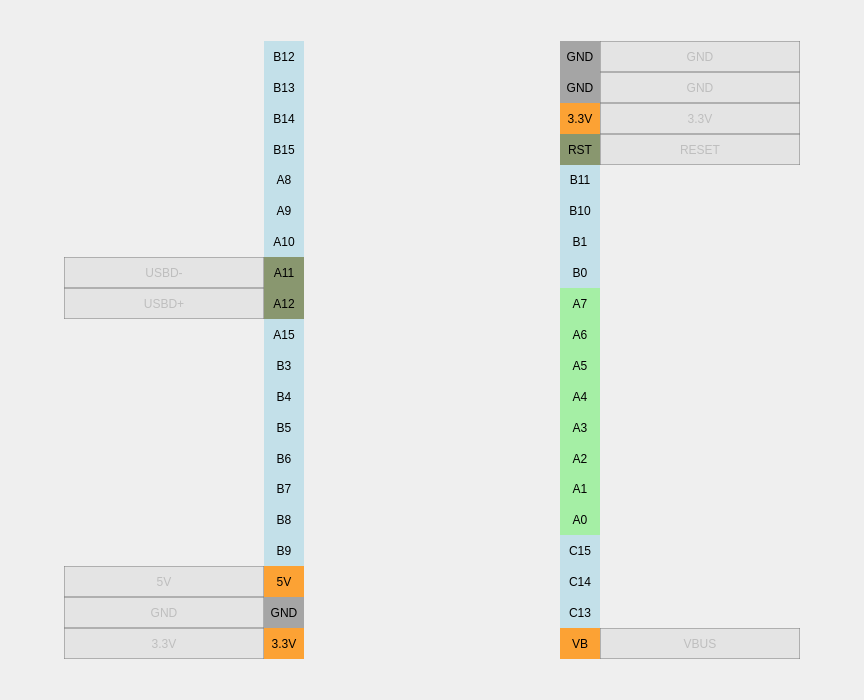
<?xml version="1.0" encoding="UTF-8"?>
<ui version="4.0">
 <class>PinsController</class>
 <widget class="QWidget" name="PinsController">
  <property name="geometry">
   <rect>
    <x>0</x>
    <y>0</y>
    <width>864</width>
    <height>700</height>
   </rect>
  </property>
  <layout class="QGridLayout" name="gridLayout" rowstretch="1,15,1" columnstretch="4,15,16,15,4">
   <property name="leftMargin">
    <number>0</number>
   </property>
   <property name="topMargin">
    <number>0</number>
   </property>
   <property name="rightMargin">
    <number>0</number>
   </property>
   <property name="bottomMargin">
    <number>0</number>
   </property>
   <property name="spacing">
    <number>0</number>
   </property>
   <item row="0" column="2">
    <spacer name="verticalSpacer_2">
     <property name="orientation">
      <enum>Qt::Orientation::Vertical</enum>
     </property>
     <property name="sizeHint" stdset="0">
      <size>
       <width>20</width>
       <height>40</height>
      </size>
     </property>
    </spacer>
   </item>
   <item row="1" column="1">
    <layout class="QGridLayout" name="layoutG_pinsLeft" columnstretch="5,1">
     <property name="leftMargin">
      <number>0</number>
     </property>
     <property name="rightMargin">
      <number>0</number>
     </property>
     <property name="spacing">
      <number>0</number>
     </property>
     <item row="3" column="1">
      <widget class="QLabel" name="text_B15">
       <property name="styleSheet">
        <string notr="true">background-color: rgba(173, 216, 230, 170);
color: rgb(0, 0, 0);</string>
       </property>
       <property name="text">
        <string notr="true">B15</string>
       </property>
       <property name="alignment">
        <set>Qt::AlignmentFlag::AlignCenter</set>
       </property>
       <property name="textInteractionFlags">
        <set>Qt::TextInteractionFlag::NoTextInteraction</set>
       </property>
      </widget>
     </item>
     <item row="4" column="1">
      <widget class="QLabel" name="text_A8">
       <property name="styleSheet">
        <string notr="true">background-color: rgba(173, 216, 230, 170);
color: rgb(0, 0, 0);</string>
       </property>
       <property name="text">
        <string notr="true">A8</string>
       </property>
       <property name="alignment">
        <set>Qt::AlignmentFlag::AlignCenter</set>
       </property>
       <property name="textInteractionFlags">
        <set>Qt::TextInteractionFlag::NoTextInteraction</set>
       </property>
      </widget>
     </item>
     <item row="10" column="1">
      <widget class="QLabel" name="text_B3">
       <property name="styleSheet">
        <string notr="true">background-color: rgba(173, 216, 230, 170);
color: rgb(0, 0, 0);</string>
       </property>
       <property name="text">
        <string notr="true">B3</string>
       </property>
       <property name="alignment">
        <set>Qt::AlignmentFlag::AlignCenter</set>
       </property>
       <property name="textInteractionFlags">
        <set>Qt::TextInteractionFlag::NoTextInteraction</set>
       </property>
      </widget>
     </item>
     <item row="5" column="1">
      <widget class="QLabel" name="text_A9">
       <property name="styleSheet">
        <string notr="true">background-color: rgba(173, 216, 230, 170);
color: rgb(0, 0, 0);</string>
       </property>
       <property name="text">
        <string notr="true">A9</string>
       </property>
       <property name="alignment">
        <set>Qt::AlignmentFlag::AlignCenter</set>
       </property>
       <property name="textInteractionFlags">
        <set>Qt::TextInteractionFlag::NoTextInteraction</set>
       </property>
      </widget>
     </item>
     <item row="13" column="1">
      <widget class="QLabel" name="text_B6">
       <property name="styleSheet">
        <string notr="true">background-color: rgba(173, 216, 230, 170);
color: rgb(0, 0, 0);</string>
       </property>
       <property name="text">
        <string notr="true">B6</string>
       </property>
       <property name="alignment">
        <set>Qt::AlignmentFlag::AlignCenter</set>
       </property>
       <property name="textInteractionFlags">
        <set>Qt::TextInteractionFlag::NoTextInteraction</set>
       </property>
      </widget>
     </item>
     <item row="14" column="1">
      <widget class="QLabel" name="text_B7">
       <property name="styleSheet">
        <string notr="true">background-color: rgba(173, 216, 230, 170);
color: rgb(0, 0, 0);</string>
       </property>
       <property name="text">
        <string notr="true">B7</string>
       </property>
       <property name="alignment">
        <set>Qt::AlignmentFlag::AlignCenter</set>
       </property>
       <property name="textInteractionFlags">
        <set>Qt::TextInteractionFlag::NoTextInteraction</set>
       </property>
      </widget>
     </item>
     <item row="19" column="1">
      <widget class="QLabel" name="text_33V_2">
       <property name="styleSheet">
        <string notr="true">background-color: rgba(255, 140, 0, 200);
color: rgb(0, 0, 0);</string>
       </property>
       <property name="text">
        <string notr="true">3.3V</string>
       </property>
       <property name="alignment">
        <set>Qt::AlignmentFlag::AlignCenter</set>
       </property>
       <property name="textInteractionFlags">
        <set>Qt::TextInteractionFlag::NoTextInteraction</set>
       </property>
      </widget>
     </item>
     <item row="2" column="1">
      <widget class="QLabel" name="text_B14">
       <property name="styleSheet">
        <string notr="true">background-color: rgba(173, 216, 230, 170);
color: rgb(0, 0, 0);</string>
       </property>
       <property name="text">
        <string notr="true">B14</string>
       </property>
       <property name="alignment">
        <set>Qt::AlignmentFlag::AlignCenter</set>
       </property>
       <property name="textInteractionFlags">
        <set>Qt::TextInteractionFlag::NoTextInteraction</set>
       </property>
      </widget>
     </item>
     <item row="15" column="1">
      <widget class="QLabel" name="text_B8">
       <property name="styleSheet">
        <string notr="true">background-color: rgba(173, 216, 230, 170);
color: rgb(0, 0, 0);</string>
       </property>
       <property name="text">
        <string notr="true">B8</string>
       </property>
       <property name="alignment">
        <set>Qt::AlignmentFlag::AlignCenter</set>
       </property>
       <property name="textInteractionFlags">
        <set>Qt::TextInteractionFlag::NoTextInteraction</set>
       </property>
      </widget>
     </item>
     <item row="7" column="1">
      <widget class="QLabel" name="text_A11_2">
       <property name="styleSheet">
        <string notr="true">background-color: rgba(85, 107, 47, 170);
color: rgb(0, 0, 0);</string>
       </property>
       <property name="text">
        <string notr="true">A11</string>
       </property>
       <property name="alignment">
        <set>Qt::AlignmentFlag::AlignCenter</set>
       </property>
       <property name="textInteractionFlags">
        <set>Qt::TextInteractionFlag::NoTextInteraction</set>
       </property>
      </widget>
     </item>
     <item row="11" column="1">
      <widget class="QLabel" name="text_B4">
       <property name="styleSheet">
        <string notr="true">background-color: rgba(173, 216, 230, 170);
color: rgb(0, 0, 0);</string>
       </property>
       <property name="text">
        <string notr="true">B4</string>
       </property>
       <property name="alignment">
        <set>Qt::AlignmentFlag::AlignCenter</set>
       </property>
       <property name="textInteractionFlags">
        <set>Qt::TextInteractionFlag::NoTextInteraction</set>
       </property>
      </widget>
     </item>
     <item row="0" column="1">
      <widget class="QLabel" name="text_B12">
       <property name="styleSheet">
        <string notr="true">background-color: rgba(173, 216, 230, 170);
color: rgb(0, 0, 0);</string>
       </property>
       <property name="text">
        <string notr="true">B12</string>
       </property>
       <property name="alignment">
        <set>Qt::AlignmentFlag::AlignCenter</set>
       </property>
       <property name="textInteractionFlags">
        <set>Qt::TextInteractionFlag::NoTextInteraction</set>
       </property>
      </widget>
     </item>
     <item row="12" column="1">
      <widget class="QLabel" name="text_B5">
       <property name="styleSheet">
        <string notr="true">background-color: rgba(173, 216, 230, 170);
color: rgb(0, 0, 0);</string>
       </property>
       <property name="text">
        <string notr="true">B5</string>
       </property>
       <property name="alignment">
        <set>Qt::AlignmentFlag::AlignCenter</set>
       </property>
       <property name="textInteractionFlags">
        <set>Qt::TextInteractionFlag::NoTextInteraction</set>
       </property>
      </widget>
     </item>
     <item row="16" column="1">
      <widget class="QLabel" name="text_B9">
       <property name="styleSheet">
        <string notr="true">background-color: rgba(173, 216, 230, 170);
color: rgb(0, 0, 0);</string>
       </property>
       <property name="text">
        <string notr="true">B9</string>
       </property>
       <property name="alignment">
        <set>Qt::AlignmentFlag::AlignCenter</set>
       </property>
       <property name="textInteractionFlags">
        <set>Qt::TextInteractionFlag::NoTextInteraction</set>
       </property>
      </widget>
     </item>
     <item row="8" column="1">
      <widget class="QLabel" name="text_A12_2">
       <property name="styleSheet">
        <string notr="true">background-color: rgba(85, 107, 47, 170);
color: rgb(0, 0, 0);</string>
       </property>
       <property name="text">
        <string notr="true">A12</string>
       </property>
       <property name="alignment">
        <set>Qt::AlignmentFlag::AlignCenter</set>
       </property>
       <property name="textInteractionFlags">
        <set>Qt::TextInteractionFlag::NoTextInteraction</set>
       </property>
      </widget>
     </item>
     <item row="17" column="1">
      <widget class="QLabel" name="text_5V_2">
       <property name="styleSheet">
        <string notr="true">background-color: rgba(255, 140, 0, 200);
color: rgb(0, 0, 0);</string>
       </property>
       <property name="text">
        <string notr="true">5V</string>
       </property>
       <property name="alignment">
        <set>Qt::AlignmentFlag::AlignCenter</set>
       </property>
       <property name="textInteractionFlags">
        <set>Qt::TextInteractionFlag::NoTextInteraction</set>
       </property>
      </widget>
     </item>
     <item row="9" column="1">
      <widget class="QLabel" name="text_A15">
       <property name="styleSheet">
        <string notr="true">background-color: rgba(173, 216, 230, 170);
color: rgb(0, 0, 0);</string>
       </property>
       <property name="text">
        <string notr="true">A15</string>
       </property>
       <property name="alignment">
        <set>Qt::AlignmentFlag::AlignCenter</set>
       </property>
       <property name="textInteractionFlags">
        <set>Qt::TextInteractionFlag::NoTextInteraction</set>
       </property>
      </widget>
     </item>
     <item row="18" column="1">
      <widget class="QLabel" name="text_GND_2">
       <property name="styleSheet">
        <string notr="true">background-color: rgba(128, 128, 128, 170);
color: rgb(0, 0, 0);</string>
       </property>
       <property name="text">
        <string notr="true">GND</string>
       </property>
       <property name="alignment">
        <set>Qt::AlignmentFlag::AlignCenter</set>
       </property>
       <property name="textInteractionFlags">
        <set>Qt::TextInteractionFlag::NoTextInteraction</set>
       </property>
      </widget>
     </item>
     <item row="1" column="1">
      <widget class="QLabel" name="text_B13">
       <property name="styleSheet">
        <string notr="true">background-color: rgba(173, 216, 230, 170);
color: rgb(0, 0, 0);</string>
       </property>
       <property name="text">
        <string notr="true">B13</string>
       </property>
       <property name="alignment">
        <set>Qt::AlignmentFlag::AlignCenter</set>
       </property>
       <property name="textInteractionFlags">
        <set>Qt::TextInteractionFlag::NoTextInteraction</set>
       </property>
      </widget>
     </item>
     <item row="6" column="1">
      <widget class="QLabel" name="text_A10">
       <property name="styleSheet">
        <string notr="true">background-color: rgba(173, 216, 230, 170);
color: rgb(0, 0, 0);</string>
       </property>
       <property name="text">
        <string notr="true">A10</string>
       </property>
       <property name="alignment">
        <set>Qt::AlignmentFlag::AlignCenter</set>
       </property>
       <property name="textInteractionFlags">
        <set>Qt::TextInteractionFlag::NoTextInteraction</set>
       </property>
      </widget>
     </item>
     <item row="18" column="0">
      <widget class="QLabel" name="label_GND">
       <property name="enabled">
        <bool>false</bool>
       </property>
       <property name="styleSheet">
        <string notr="true">border: 1px solid;
border-color: rgba(124, 124, 124, 130);
background-color: rgba(105, 105, 105, 20);</string>
       </property>
       <property name="frameShape">
        <enum>QFrame::Shape::StyledPanel</enum>
       </property>
       <property name="text">
        <string notr="true">GND</string>
       </property>
       <property name="alignment">
        <set>Qt::AlignmentFlag::AlignCenter</set>
       </property>
      </widget>
     </item>
     <item row="19" column="0">
      <widget class="QLabel" name="label_33V">
       <property name="enabled">
        <bool>false</bool>
       </property>
       <property name="styleSheet">
        <string notr="true">border: 1px solid;
border-color: rgba(124, 124, 124, 130);
background-color: rgba(105, 105, 105, 20);</string>
       </property>
       <property name="frameShape">
        <enum>QFrame::Shape::StyledPanel</enum>
       </property>
       <property name="text">
        <string notr="true">3.3V</string>
       </property>
       <property name="alignment">
        <set>Qt::AlignmentFlag::AlignCenter</set>
       </property>
      </widget>
     </item>
     <item row="17" column="0">
      <widget class="QLabel" name="label_5V">
       <property name="enabled">
        <bool>false</bool>
       </property>
       <property name="styleSheet">
        <string notr="true">border: 1px solid;
border-color: rgba(124, 124, 124, 130);
background-color: rgba(105, 105, 105, 20);</string>
       </property>
       <property name="frameShape">
        <enum>QFrame::Shape::StyledPanel</enum>
       </property>
       <property name="text">
        <string notr="true">5V</string>
       </property>
       <property name="alignment">
        <set>Qt::AlignmentFlag::AlignCenter</set>
       </property>
      </widget>
     </item>
     <item row="7" column="0">
      <widget class="QLabel" name="label_USBDminus">
       <property name="enabled">
        <bool>false</bool>
       </property>
       <property name="styleSheet">
        <string notr="true">border: 1px solid;
border-color: rgba(124, 124, 124, 130);
background-color: rgba(105, 105, 105, 20);</string>
       </property>
       <property name="frameShape">
        <enum>QFrame::Shape::StyledPanel</enum>
       </property>
       <property name="text">
        <string notr="true">USBD-</string>
       </property>
       <property name="alignment">
        <set>Qt::AlignmentFlag::AlignCenter</set>
       </property>
      </widget>
     </item>
     <item row="8" column="0">
      <widget class="QLabel" name="label_USBDplus">
       <property name="enabled">
        <bool>false</bool>
       </property>
       <property name="styleSheet">
        <string notr="true">border: 1px solid;
border-color: rgba(124, 124, 124, 130);
background-color: rgba(105, 105, 105, 20);</string>
       </property>
       <property name="frameShape">
        <enum>QFrame::Shape::StyledPanel</enum>
       </property>
       <property name="text">
        <string notr="true">USBD+</string>
       </property>
       <property name="alignment">
        <set>Qt::AlignmentFlag::AlignCenter</set>
       </property>
      </widget>
     </item>
    </layout>
   </item>
   <item row="1" column="3">
    <layout class="QGridLayout" name="layoutG_pinsRight" columnstretch="1,5">
     <property name="leftMargin">
      <number>0</number>
     </property>
     <property name="spacing">
      <number>0</number>
     </property>
     <item row="15" column="0">
      <widget class="QLabel" name="text_A0">
       <property name="styleSheet">
        <string notr="true">background-color: rgba(144, 238, 144, 200);
color: rgb(0, 0, 0);</string>
       </property>
       <property name="text">
        <string notr="true">A0</string>
       </property>
       <property name="alignment">
        <set>Qt::AlignmentFlag::AlignCenter</set>
       </property>
       <property name="textInteractionFlags">
        <set>Qt::TextInteractionFlag::NoTextInteraction</set>
       </property>
      </widget>
     </item>
     <item row="10" column="0">
      <widget class="QLabel" name="text_A5">
       <property name="styleSheet">
        <string notr="true">background-color: rgba(144, 238, 144, 200);
color: rgb(0, 0, 0);</string>
       </property>
       <property name="text">
        <string notr="true">A5</string>
       </property>
       <property name="alignment">
        <set>Qt::AlignmentFlag::AlignCenter</set>
       </property>
       <property name="textInteractionFlags">
        <set>Qt::TextInteractionFlag::NoTextInteraction</set>
       </property>
      </widget>
     </item>
     <item row="5" column="0">
      <widget class="QLabel" name="text_B10">
       <property name="styleSheet">
        <string notr="true">background-color: rgba(173, 216, 230, 170);
color: rgb(0, 0, 0);</string>
       </property>
       <property name="text">
        <string notr="true">B10</string>
       </property>
       <property name="alignment">
        <set>Qt::AlignmentFlag::AlignCenter</set>
       </property>
       <property name="textInteractionFlags">
        <set>Qt::TextInteractionFlag::NoTextInteraction</set>
       </property>
      </widget>
     </item>
     <item row="18" column="0">
      <widget class="QLabel" name="text_C13">
       <property name="styleSheet">
        <string notr="true">background-color: rgba(173, 216, 230, 170);
color: rgb(0, 0, 0);</string>
       </property>
       <property name="text">
        <string notr="true">C13</string>
       </property>
       <property name="alignment">
        <set>Qt::AlignmentFlag::AlignCenter</set>
       </property>
       <property name="textInteractionFlags">
        <set>Qt::TextInteractionFlag::NoTextInteraction</set>
       </property>
      </widget>
     </item>
     <item row="1" column="0">
      <widget class="QLabel" name="text_GND_3">
       <property name="styleSheet">
        <string notr="true">background-color: rgba(128, 128, 128, 170);
color: rgb(0, 0, 0);</string>
       </property>
       <property name="text">
        <string notr="true">GND</string>
       </property>
       <property name="alignment">
        <set>Qt::AlignmentFlag::AlignCenter</set>
       </property>
       <property name="textInteractionFlags">
        <set>Qt::TextInteractionFlag::NoTextInteraction</set>
       </property>
      </widget>
     </item>
     <item row="2" column="0">
      <widget class="QLabel" name="text_33V_3">
       <property name="styleSheet">
        <string notr="true">background-color: rgba(255, 140, 0, 200);
color: rgb(0, 0, 0);</string>
       </property>
       <property name="text">
        <string notr="true">3.3V</string>
       </property>
       <property name="alignment">
        <set>Qt::AlignmentFlag::AlignCenter</set>
       </property>
       <property name="textInteractionFlags">
        <set>Qt::TextInteractionFlag::NoTextInteraction</set>
       </property>
      </widget>
     </item>
     <item row="0" column="0">
      <widget class="QLabel" name="text_GND_4">
       <property name="enabled">
        <bool>true</bool>
       </property>
       <property name="sizePolicy">
        <sizepolicy hsizetype="Preferred" vsizetype="Preferred">
         <horstretch>0</horstretch>
         <verstretch>0</verstretch>
        </sizepolicy>
       </property>
       <property name="minimumSize">
        <size>
         <width>0</width>
         <height>0</height>
        </size>
       </property>
       <property name="baseSize">
        <size>
         <width>30</width>
         <height>30</height>
        </size>
       </property>
       <property name="styleSheet">
        <string notr="true">background-color: rgba(128, 128, 128, 170);
color: rgb(0, 0, 0);</string>
       </property>
       <property name="text">
        <string notr="true">GND</string>
       </property>
       <property name="alignment">
        <set>Qt::AlignmentFlag::AlignCenter</set>
       </property>
       <property name="textInteractionFlags">
        <set>Qt::TextInteractionFlag::NoTextInteraction</set>
       </property>
      </widget>
     </item>
     <item row="11" column="0">
      <widget class="QLabel" name="text_A4">
       <property name="styleSheet">
        <string notr="true">background-color: rgba(144, 238, 144, 200);
color: rgb(0, 0, 0);</string>
       </property>
       <property name="text">
        <string notr="true">A4</string>
       </property>
       <property name="alignment">
        <set>Qt::AlignmentFlag::AlignCenter</set>
       </property>
       <property name="textInteractionFlags">
        <set>Qt::TextInteractionFlag::NoTextInteraction</set>
       </property>
      </widget>
     </item>
     <item row="19" column="0">
      <widget class="QLabel" name="text_VB">
       <property name="styleSheet">
        <string notr="true">background-color: rgba(255, 140, 0, 200);
color: rgb(0, 0, 0);</string>
       </property>
       <property name="text">
        <string notr="true">VB</string>
       </property>
       <property name="alignment">
        <set>Qt::AlignmentFlag::AlignCenter</set>
       </property>
       <property name="textInteractionFlags">
        <set>Qt::TextInteractionFlag::NoTextInteraction</set>
       </property>
      </widget>
     </item>
     <item row="9" column="0">
      <widget class="QLabel" name="text_A6">
       <property name="styleSheet">
        <string notr="true">background-color: rgba(144, 238, 144, 200);
color: rgb(0, 0, 0);</string>
       </property>
       <property name="text">
        <string notr="true">A6</string>
       </property>
       <property name="alignment">
        <set>Qt::AlignmentFlag::AlignCenter</set>
       </property>
       <property name="textInteractionFlags">
        <set>Qt::TextInteractionFlag::NoTextInteraction</set>
       </property>
      </widget>
     </item>
     <item row="8" column="0">
      <widget class="QLabel" name="text_A7">
       <property name="styleSheet">
        <string notr="true">background-color: rgba(144, 238, 144, 200);
color: rgb(0, 0, 0);</string>
       </property>
       <property name="text">
        <string notr="true">A7</string>
       </property>
       <property name="alignment">
        <set>Qt::AlignmentFlag::AlignCenter</set>
       </property>
       <property name="textInteractionFlags">
        <set>Qt::TextInteractionFlag::NoTextInteraction</set>
       </property>
      </widget>
     </item>
     <item row="3" column="0">
      <widget class="QLabel" name="text_RST">
       <property name="styleSheet">
        <string notr="true">background-color: rgba(85, 107, 47, 170);
color: rgb(0, 0, 0);</string>
       </property>
       <property name="text">
        <string notr="true">RST</string>
       </property>
       <property name="alignment">
        <set>Qt::AlignmentFlag::AlignCenter</set>
       </property>
       <property name="textInteractionFlags">
        <set>Qt::TextInteractionFlag::NoTextInteraction</set>
       </property>
      </widget>
     </item>
     <item row="14" column="0">
      <widget class="QLabel" name="text_A1">
       <property name="styleSheet">
        <string notr="true">background-color: rgba(144, 238, 144, 200);
color: rgb(0, 0, 0);</string>
       </property>
       <property name="text">
        <string notr="true">A1</string>
       </property>
       <property name="alignment">
        <set>Qt::AlignmentFlag::AlignCenter</set>
       </property>
       <property name="textInteractionFlags">
        <set>Qt::TextInteractionFlag::NoTextInteraction</set>
       </property>
      </widget>
     </item>
     <item row="16" column="0">
      <widget class="QLabel" name="text_C15">
       <property name="styleSheet">
        <string notr="true">background-color: rgba(173, 216, 230, 170);
color: rgb(0, 0, 0);</string>
       </property>
       <property name="text">
        <string notr="true">C15</string>
       </property>
       <property name="alignment">
        <set>Qt::AlignmentFlag::AlignCenter</set>
       </property>
       <property name="textInteractionFlags">
        <set>Qt::TextInteractionFlag::NoTextInteraction</set>
       </property>
      </widget>
     </item>
     <item row="6" column="0">
      <widget class="QLabel" name="text_B1">
       <property name="styleSheet">
        <string notr="true">background-color: rgba(173, 216, 230, 170);
color: rgb(0, 0, 0);</string>
       </property>
       <property name="text">
        <string notr="true">B1</string>
       </property>
       <property name="alignment">
        <set>Qt::AlignmentFlag::AlignCenter</set>
       </property>
       <property name="textInteractionFlags">
        <set>Qt::TextInteractionFlag::NoTextInteraction</set>
       </property>
      </widget>
     </item>
     <item row="12" column="0">
      <widget class="QLabel" name="text_A3">
       <property name="styleSheet">
        <string notr="true">background-color: rgba(144, 238, 144, 200);
color: rgb(0, 0, 0);</string>
       </property>
       <property name="text">
        <string notr="true">A3</string>
       </property>
       <property name="alignment">
        <set>Qt::AlignmentFlag::AlignCenter</set>
       </property>
       <property name="textInteractionFlags">
        <set>Qt::TextInteractionFlag::NoTextInteraction</set>
       </property>
      </widget>
     </item>
     <item row="4" column="0">
      <widget class="QLabel" name="text_B11">
       <property name="styleSheet">
        <string notr="true">background-color: rgba(173, 216, 230, 170);
color: rgb(0, 0, 0);</string>
       </property>
       <property name="text">
        <string notr="true">B11</string>
       </property>
       <property name="alignment">
        <set>Qt::AlignmentFlag::AlignCenter</set>
       </property>
       <property name="textInteractionFlags">
        <set>Qt::TextInteractionFlag::NoTextInteraction</set>
       </property>
      </widget>
     </item>
     <item row="17" column="0">
      <widget class="QLabel" name="text_C14">
       <property name="styleSheet">
        <string notr="true">background-color: rgba(173, 216, 230, 170);
color: rgb(0, 0, 0);</string>
       </property>
       <property name="text">
        <string notr="true">C14</string>
       </property>
       <property name="alignment">
        <set>Qt::AlignmentFlag::AlignCenter</set>
       </property>
       <property name="textInteractionFlags">
        <set>Qt::TextInteractionFlag::NoTextInteraction</set>
       </property>
      </widget>
     </item>
     <item row="13" column="0">
      <widget class="QLabel" name="text_A2">
       <property name="styleSheet">
        <string notr="true">background-color: rgba(144, 238, 144, 200);
color: rgb(0, 0, 0);</string>
       </property>
       <property name="text">
        <string notr="true">A2</string>
       </property>
       <property name="alignment">
        <set>Qt::AlignmentFlag::AlignCenter</set>
       </property>
       <property name="textInteractionFlags">
        <set>Qt::TextInteractionFlag::NoTextInteraction</set>
       </property>
      </widget>
     </item>
     <item row="7" column="0">
      <widget class="QLabel" name="text_B0">
       <property name="styleSheet">
        <string notr="true">background-color: rgba(173, 216, 230, 170);
color: rgb(0, 0, 0);</string>
       </property>
       <property name="text">
        <string notr="true">B0</string>
       </property>
       <property name="alignment">
        <set>Qt::AlignmentFlag::AlignCenter</set>
       </property>
       <property name="textInteractionFlags">
        <set>Qt::TextInteractionFlag::NoTextInteraction</set>
       </property>
      </widget>
     </item>
     <item row="0" column="1">
      <widget class="QLabel" name="label_GND_3">
       <property name="enabled">
        <bool>false</bool>
       </property>
       <property name="styleSheet">
        <string notr="true">border: 1px solid;
border-color: rgba(124, 124, 124, 130);
background-color: rgba(105, 105, 105, 20);</string>
       </property>
       <property name="frameShape">
        <enum>QFrame::Shape::StyledPanel</enum>
       </property>
       <property name="text">
        <string notr="true">GND</string>
       </property>
       <property name="alignment">
        <set>Qt::AlignmentFlag::AlignCenter</set>
       </property>
      </widget>
     </item>
     <item row="1" column="1">
      <widget class="QLabel" name="label_GND_2">
       <property name="enabled">
        <bool>false</bool>
       </property>
       <property name="styleSheet">
        <string notr="true">border: 1px solid;
border-color: rgba(124, 124, 124, 130);
background-color: rgba(105, 105, 105, 20);</string>
       </property>
       <property name="frameShape">
        <enum>QFrame::Shape::StyledPanel</enum>
       </property>
       <property name="text">
        <string notr="true">GND</string>
       </property>
       <property name="alignment">
        <set>Qt::AlignmentFlag::AlignCenter</set>
       </property>
      </widget>
     </item>
     <item row="2" column="1">
      <widget class="QLabel" name="label_33V_2">
       <property name="enabled">
        <bool>false</bool>
       </property>
       <property name="styleSheet">
        <string notr="true">border: 1px solid;
border-color: rgba(124, 124, 124, 130);
background-color: rgba(105, 105, 105, 20);</string>
       </property>
       <property name="frameShape">
        <enum>QFrame::Shape::StyledPanel</enum>
       </property>
       <property name="text">
        <string notr="true">3.3V</string>
       </property>
       <property name="alignment">
        <set>Qt::AlignmentFlag::AlignCenter</set>
       </property>
      </widget>
     </item>
     <item row="3" column="1">
      <widget class="QLabel" name="label_RST">
       <property name="enabled">
        <bool>false</bool>
       </property>
       <property name="styleSheet">
        <string notr="true">border: 1px solid;
border-color: rgba(124, 124, 124, 130);
background-color: rgba(105, 105, 105, 20);</string>
       </property>
       <property name="frameShape">
        <enum>QFrame::Shape::StyledPanel</enum>
       </property>
       <property name="text">
        <string notr="true">RESET</string>
       </property>
       <property name="alignment">
        <set>Qt::AlignmentFlag::AlignCenter</set>
       </property>
      </widget>
     </item>
     <item row="19" column="1">
      <widget class="QLabel" name="label_VBUS">
       <property name="enabled">
        <bool>false</bool>
       </property>
       <property name="styleSheet">
        <string notr="true">border: 1px solid;
border-color: rgba(124, 124, 124, 130);
background-color: rgba(105, 105, 105, 20);</string>
       </property>
       <property name="frameShape">
        <enum>QFrame::Shape::StyledPanel</enum>
       </property>
       <property name="text">
        <string notr="true">VBUS</string>
       </property>
       <property name="alignment">
        <set>Qt::AlignmentFlag::AlignCenter</set>
       </property>
      </widget>
     </item>
    </layout>
   </item>
   <item row="1" column="0">
    <spacer name="horizontalSpacer">
     <property name="orientation">
      <enum>Qt::Orientation::Horizontal</enum>
     </property>
     <property name="sizeHint" stdset="0">
      <size>
       <width>40</width>
       <height>20</height>
      </size>
     </property>
    </spacer>
   </item>
   <item row="2" column="2">
    <spacer name="verticalSpacer">
     <property name="orientation">
      <enum>Qt::Orientation::Vertical</enum>
     </property>
     <property name="sizeHint" stdset="0">
      <size>
       <width>20</width>
       <height>40</height>
      </size>
     </property>
    </spacer>
   </item>
   <item row="1" column="4">
    <spacer name="horizontalSpacer_2">
     <property name="orientation">
      <enum>Qt::Orientation::Horizontal</enum>
     </property>
     <property name="sizeHint" stdset="0">
      <size>
       <width>40</width>
       <height>20</height>
      </size>
     </property>
    </spacer>
   </item>
  </layout>
 </widget>
 <resources/>
 <connections/>
</ui>
